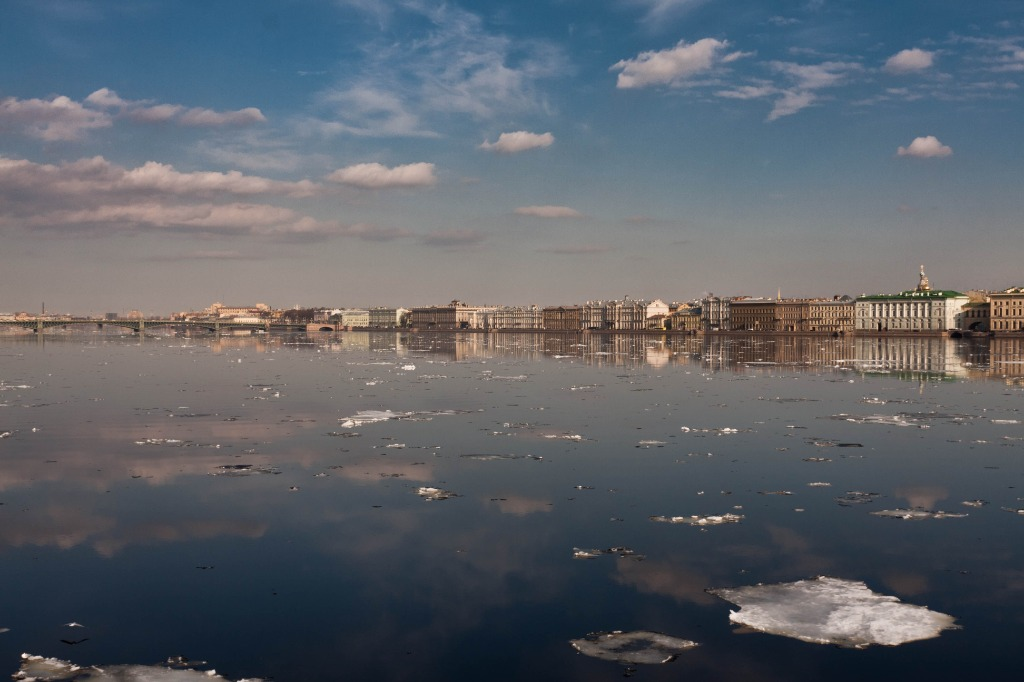
#> input picture real_images/img1.jpg, 1024 x 682 px
$ python -i warper.py   (imports and definitions only)
#> lines starting #> are read from the running program, lines starting #| are printed output that depends on the picture; after the words box and inside, x2 and y2 are one past the last pixel; in counts of white or black regions, pixels touching at a corner belong together
### stitcher/rect_crop.py
"""
Largest-interior-rectangle crop utilities.

After stitching, the panorama canvas contains black (zero) regions wherever
no image contributed.  The find_largest_rectangle function uses an
O(W·H) histogram algorithm to find the biggest axis-aligned rectangle
composed entirely of valid (non-black) pixels.
"""

import cv2
import numpy as np
from typing import Tuple


def _largest_rect_in_histogram(heights: np.ndarray) -> Tuple[int, int, int]:
    """
    Return (x, width, height) of the largest rectangle that fits in
    a bar-chart represented by *heights* (1-D integer array).
    Stack-based O(n) algorithm.
    """
    n = len(heights)
    stack: list = []           # (start_x, bar_height)
    best = (0, 0, 0)           # (x, width, height)
    best_area = 0

    for i in range(n + 1):
        h = int(heights[i]) if i < n else 0
        start = i
        while stack and stack[-1][1] > h:
            sx, sh = stack.pop()
            w = i - sx
            area = w * sh
            if area > best_area:
                best_area = area
                best = (sx, w, sh)
            start = sx
        stack.append((start, h))

    return best


def find_largest_rectangle(
    mask: np.ndarray,
    erode_px: int = 2,
) -> Tuple[int, int, int, int]:
    """
    Find the largest axis-aligned rectangle whose pixels are all valid
    (non-zero) in *mask*.

    Args:
        mask:     Binary 2-D mask (uint8, 0 = invalid, >0 = valid).
        erode_px: Shrink the mask by this many pixels before searching
                  to avoid half-covered edge pixels.

    Returns:
        (x, y, w, h) of the best rectangle.
        Falls back to full image dimensions if nothing found.
    """
    if erode_px > 0:
        kernel = cv2.getStructuringElement(
            cv2.MORPH_RECT, (2 * erode_px + 1, 2 * erode_px + 1)
        )
        mask = cv2.erode(mask, kernel)

    H, W = mask.shape
    bm = (mask > 0).astype(np.int32)

    heights = np.zeros(W, dtype=np.int32)
    best = (0, 0, W, 1)
    best_area = 0

    for row in range(H):
        # Accumulate column heights of consecutive valid rows
        heights = np.where(bm[row] > 0, heights + 1, 0)

        x, rw, rh = _largest_rect_in_histogram(heights)
        area = rw * rh
        if area > best_area:
            best_area = area
            best = (x, row - rh + 1, rw, rh)

    return best

### stitcher/warper.py
"""
Image warping and multi-image blending utilities.
"""

import cv2
import numpy as np
from typing import List, Tuple, Optional


class ImageWarper:
    """Warps and blends images using transformation matrices."""

    def __init__(self, blend_mode: str = "multiband"):
        """
        Args:
            blend_mode: One of 'multiband', 'feather', 'simple'.
        """
        self.blend_mode = blend_mode.lower()

    # ------------------------------------------------------------------
    # Multi-Image Global Canvas Alignment & Blending
    # ------------------------------------------------------------------

    # [268 lines left out: functions blend_multiple, warp_and_blend, _feather_blend_multiple, _multiband_blend_multiple, _feather_blend_pair, crop_to_valid, not called in this run]

    @staticmethod
    def crop_largest_rectangle(image: np.ndarray) -> np.ndarray:
        """
        Find and crop to the largest axis-aligned rectangle that lies entirely
        within valid pixels. Guarantees uniform width and height with no black edges.
        """
        from .rect_crop import find_largest_rectangle

        gray = cv2.cvtColor(image, cv2.COLOR_BGR2GRAY)
        mask = (gray > 1).astype(np.uint8) * 255

        x, y, w, h = find_largest_rectangle(mask, erode_px=2)

        if w < 50 or h < 50:
            return ImageWarper.crop_to_valid(image)

        return image[y : y + h, x : x + w]

>>> import cv2
>>> picture = cv2.imread('../real_images/img1.jpg')
#> picture is the input picture: shape (682, 1024, 3); mean B, G, R 105.4, 98, 92.6
>>> result = ImageWarper().crop_largest_rectangle(picture)
#> in crop_largest_rectangle, `gray = cv2.cvtColor(image, cv2.COLOR_BGR2GRAY)`:
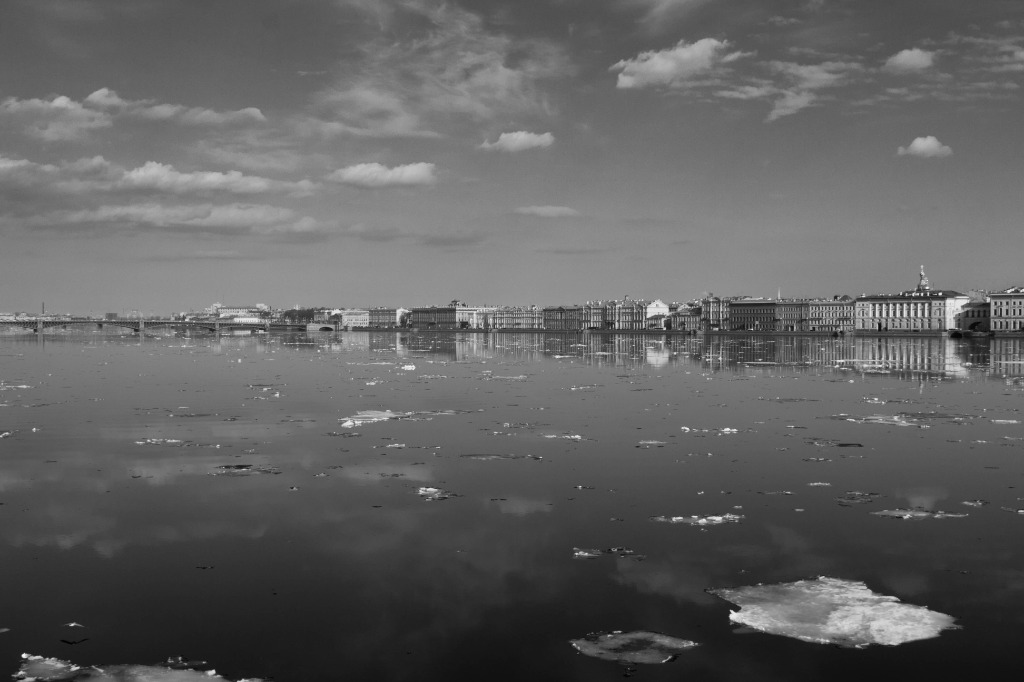
#> gray: shape (682, 1024); min 1, max 247, mean 97.2
#> in crop_largest_rectangle, `mask = (gray > 1).astype(np.uint8) * 255`:
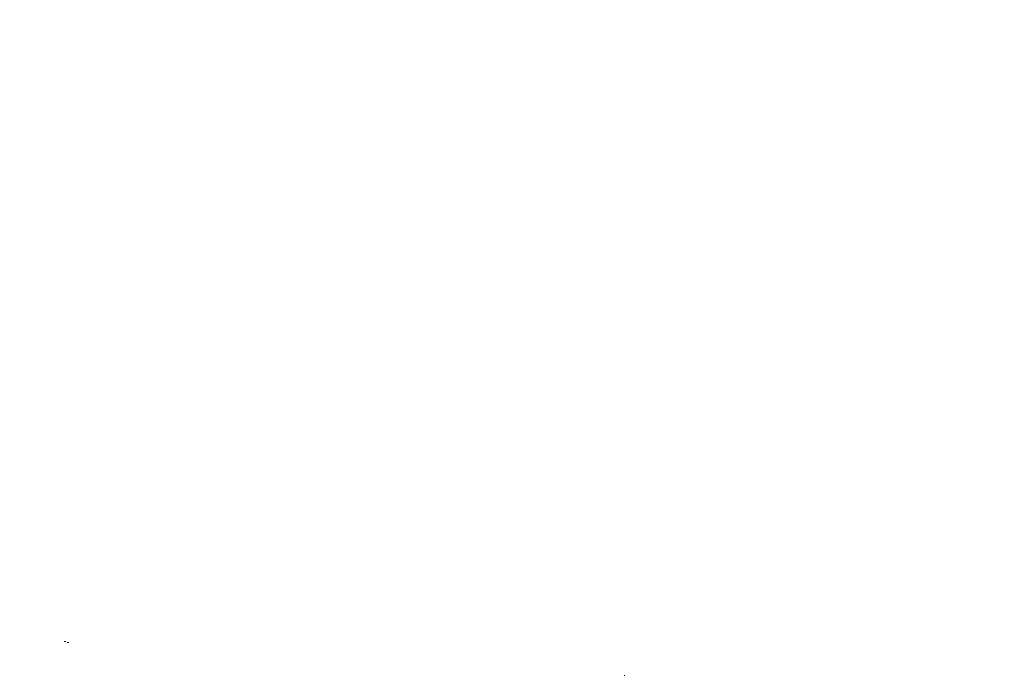
#> mask: shape (682, 1024); 100% white; black in thin lines or dots, all inside (x1, y1, x2, y2) = (64, 641, 625, 676)
#> in find_largest_rectangle, `mask = cv2.erode(mask, kernel)`: mask: shape (682, 1024); 100% white; 2 black regions, box (x1, y1, x2, y2) and area: (62, 639, 71, 645) 48, (622, 673, 627, 678) 25
#> the loop in find_largest_rectangle, `for row in range(H):` made 682 passes
#> area on passes 1 to 12: 1024, 2048, 3072, 4096, 5120, 6144, 7168, 8192, 9216, 10240, 11264, 12288
#> in crop_largest_rectangle, `return image[y : y + h, x : x + w]`:
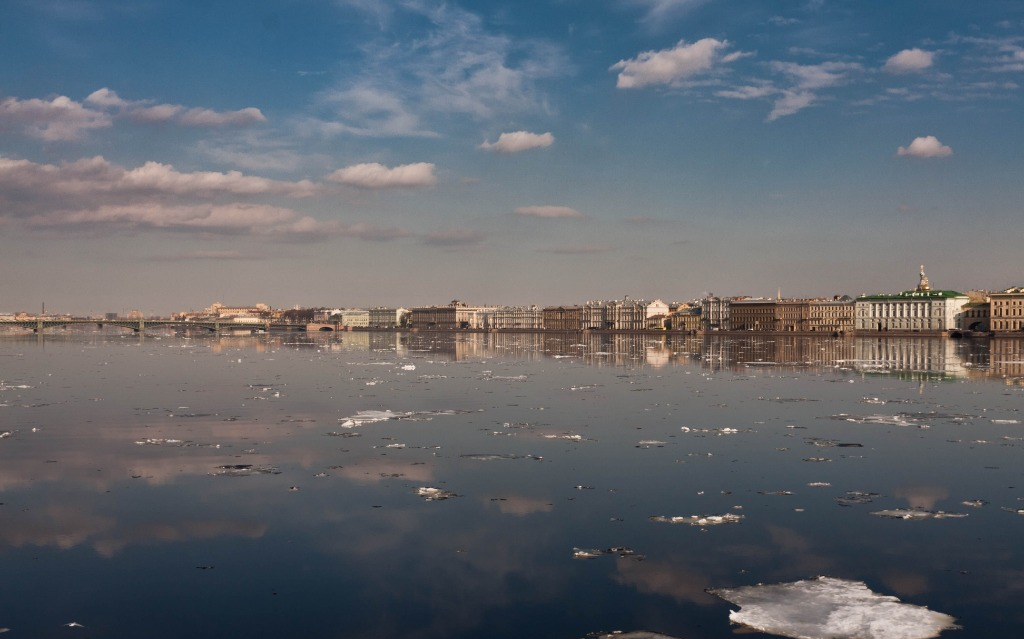
#> returned value: shape (639, 1024, 3); mean of channels 0, 1, 2 109.5, 102.2, 96.8; drawn as B, G, R

$ run again, on real_images/img2.jpg
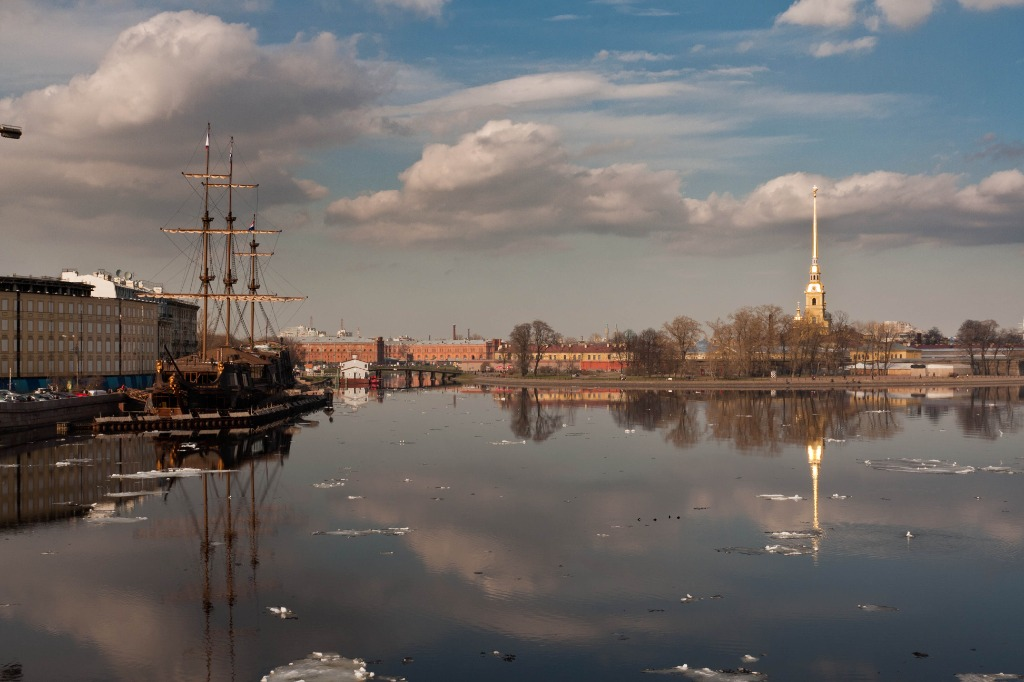
#> input picture real_images/img2.jpg, 1024 x 682 px
#> picture is the input picture: shape (682, 1024, 3); mean B, G, R 104.1, 106.7, 111.9
#> in find_largest_rectangle, `mask = cv2.erode(mask, kernel)`:
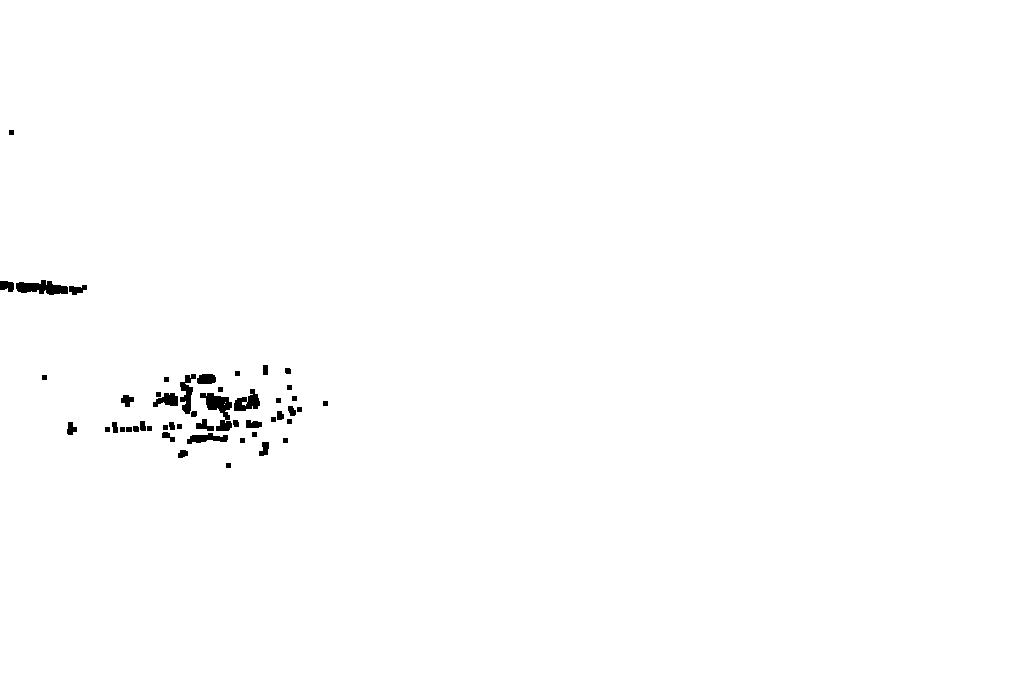
#> mask: shape (682, 1024); 99.4% white; 49 black regions, largest, box (x1, y1, x2, y2) and area: (200, 393, 232, 431) 566, (16, 280, 68, 295) 506, (234, 389, 260, 411) 333
#> the loop in find_largest_rectangle, `for row in range(H):` made 682 passes
#> area on passes 1 to 8: 1024, 2048, 3072, 4096, 5120, 6144, 7168, 8192
#> in crop_largest_rectangle, `return image[y : y + h, x : x + w]`:
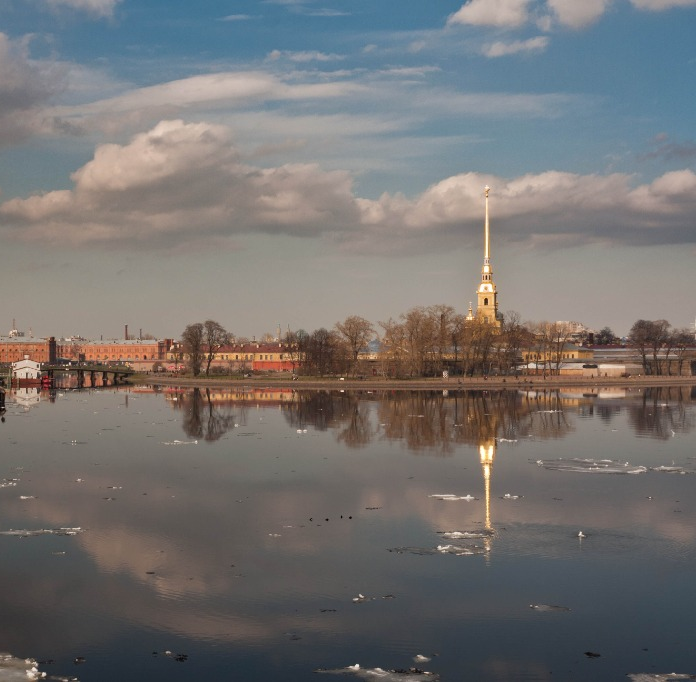
#> returned value: shape (682, 696, 3); mean of channels 0, 1, 2 112.4, 113.4, 115.9; drawn as B, G, R

$ run again, on real_images/img4.jpg
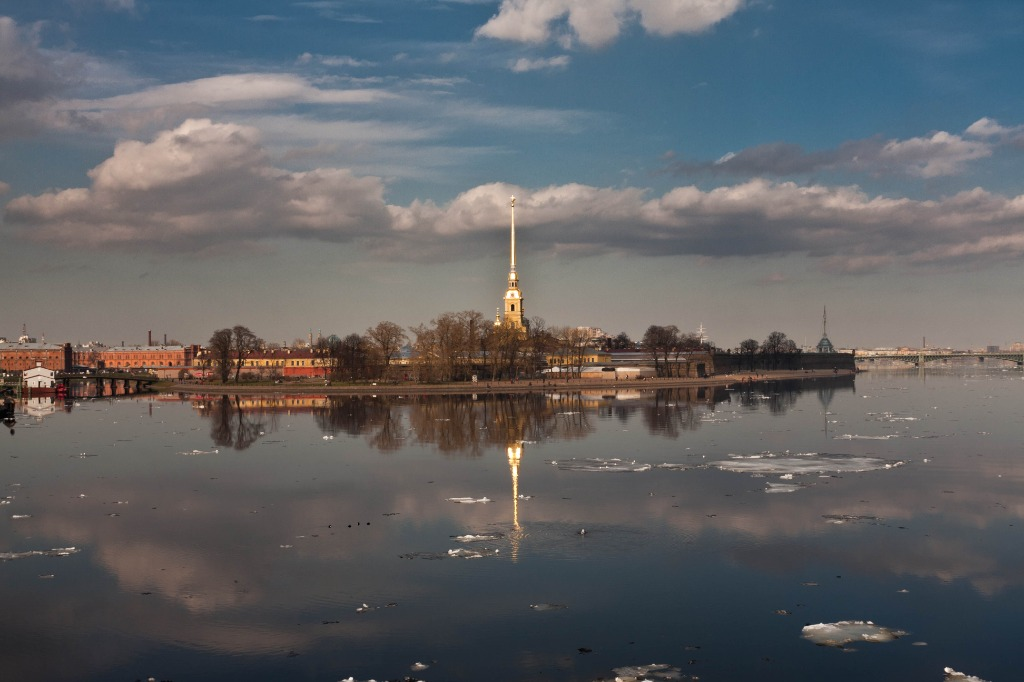
#> input picture real_images/img4.jpg, 1024 x 682 px
#> picture is the input picture: shape (682, 1024, 3); mean B, G, R 101.1, 98.1, 96.6
#> in crop_largest_rectangle, `gray = cv2.cvtColor(image, cv2.COLOR_BGR2GRAY)`:
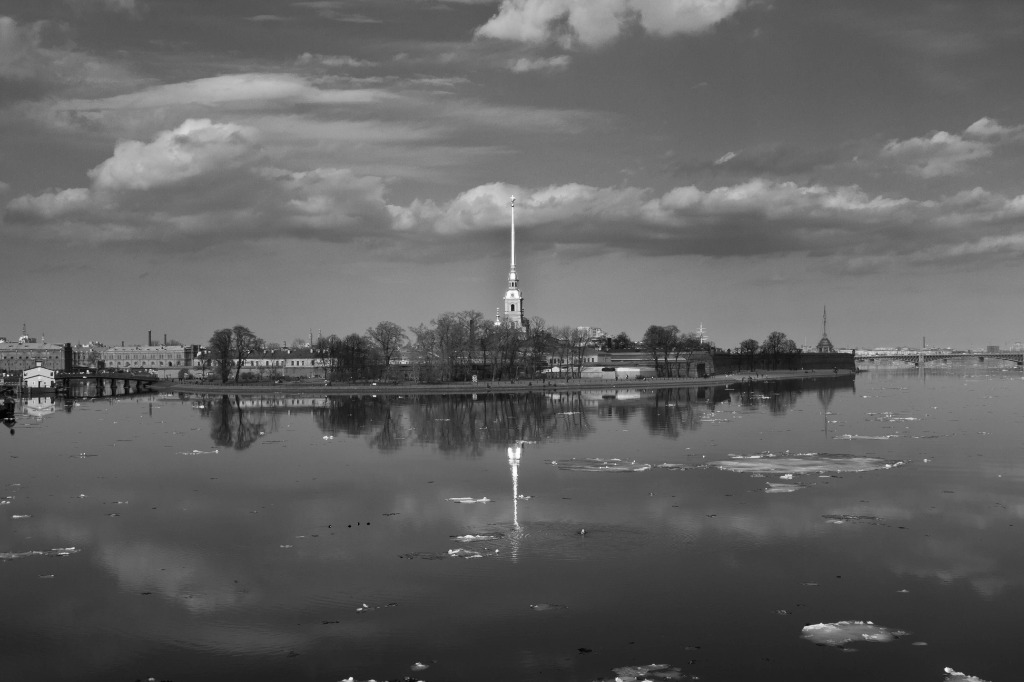
#> gray: shape (682, 1024); min 0, max 255, mean 98
#> bm: shape (682, 1024) int32; values 0 (black) and 1 (white), 100% white; 2 black regions, box (x1, y1, x2, y2) and area: (0, 405, 12, 421) 116, (347, 524, 352, 529) 25
#> the loop in find_largest_rectangle, `for row in range(H):` made 682 passes
#> area on passes 1 to 8: 1024, 2048, 3072, 4096, 5120, 6144, 7168, 8192
#> in crop_largest_rectangle, `return image[y : y + h, x : x + w]`:
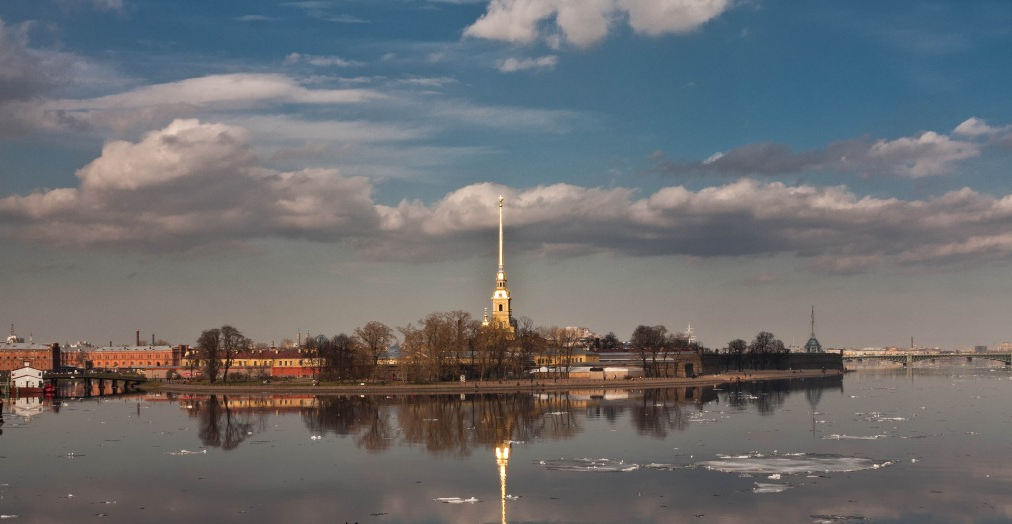
#> returned value: shape (524, 1012, 3); mean of channels 0, 1, 2 111.6, 109.4, 108.4; drawn as B, G, R
